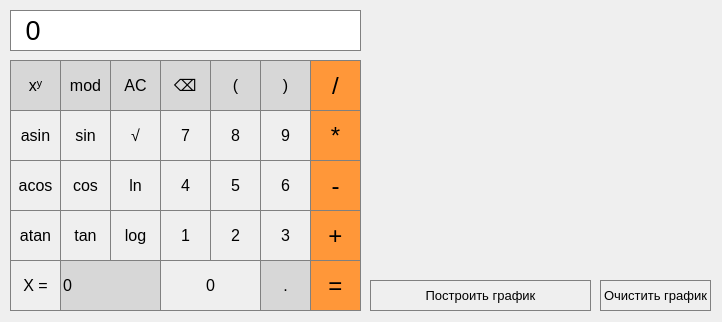
<?xml version="1.0" encoding="UTF-8"?>
<ui version="4.0">
 <class>MainWindow</class>
 <widget class="QMainWindow" name="MainWindow">
  <property name="geometry">
   <rect>
    <x>0</x>
    <y>0</y>
    <width>722</width>
    <height>322</height>
   </rect>
  </property>
  <property name="sizePolicy">
   <sizepolicy hsizetype="Fixed" vsizetype="Fixed">
    <horstretch>0</horstretch>
    <verstretch>0</verstretch>
   </sizepolicy>
  </property>
  <property name="windowTitle">
   <string>Калькулятор</string>
  </property>
  <widget class="QWidget" name="centralwidget">
   <widget class="QPushButton" name="pushButton_7">
    <property name="geometry">
     <rect>
      <x>160</x>
      <y>110</y>
      <width>51</width>
      <height>51</height>
     </rect>
    </property>
    <property name="font">
     <font>
      <pointsize>12</pointsize>
     </font>
    </property>
    <property name="styleSheet">
     <string notr="true">QPushButton {
	border: 1px solid gray;
	color: black;
}
QPushButton:pressed {
	background-color: qlineargradient(x1: 0, y1: 0, x2: 0, y2: 1,
										stop: 0 #dadbde, stop: 1 #f6f7fa);
}</string>
    </property>
    <property name="text">
     <string>7</string>
    </property>
   </widget>
   <widget class="QLabel" name="result">
    <property name="geometry">
     <rect>
      <x>10</x>
      <y>10</y>
      <width>351</width>
      <height>41</height>
     </rect>
    </property>
    <property name="font">
     <font>
      <pointsize>20</pointsize>
     </font>
    </property>
    <property name="autoFillBackground">
     <bool>false</bool>
    </property>
    <property name="styleSheet">
     <string notr="true">QLabel {
	qproperty-alignment: 'AlignVCenter | AlignRight';
	border: 1px solid gray;
	background-color : white;
	color: black;
}

</string>
    </property>
    <property name="text">
     <string> 0</string>
    </property>
   </widget>
   <widget class="QPushButton" name="pushButton_8">
    <property name="geometry">
     <rect>
      <x>210</x>
      <y>110</y>
      <width>51</width>
      <height>51</height>
     </rect>
    </property>
    <property name="font">
     <font>
      <pointsize>12</pointsize>
     </font>
    </property>
    <property name="styleSheet">
     <string notr="true">QPushButton {
	border: 1px solid gray;
	color: black;
}
QPushButton:pressed {
	background-color: qlineargradient(x1: 0, y1: 0, x2: 0, y2: 1,
										stop: 0 #dadbde, stop: 1 #f6f7fa);
}</string>
    </property>
    <property name="text">
     <string>8</string>
    </property>
   </widget>
   <widget class="QPushButton" name="pushButton_9">
    <property name="geometry">
     <rect>
      <x>260</x>
      <y>110</y>
      <width>51</width>
      <height>51</height>
     </rect>
    </property>
    <property name="font">
     <font>
      <pointsize>12</pointsize>
     </font>
    </property>
    <property name="styleSheet">
     <string notr="true">QPushButton {
	border: 1px solid gray;
	color: black;
}
QPushButton:pressed {
	background-color: qlineargradient(x1: 0, y1: 0, x2: 0, y2: 1,
										stop: 0 #dadbde, stop: 1 #f6f7fa);
}</string>
    </property>
    <property name="text">
     <string>9</string>
    </property>
   </widget>
   <widget class="QPushButton" name="pushButton_5">
    <property name="geometry">
     <rect>
      <x>210</x>
      <y>160</y>
      <width>51</width>
      <height>51</height>
     </rect>
    </property>
    <property name="font">
     <font>
      <pointsize>12</pointsize>
     </font>
    </property>
    <property name="styleSheet">
     <string notr="true">QPushButton {
	border: 1px solid gray;
	color: black;
}
QPushButton:pressed {
	background-color: qlineargradient(x1: 0, y1: 0, x2: 0, y2: 1,
										stop: 0 #dadbde, stop: 1 #f6f7fa);
}</string>
    </property>
    <property name="text">
     <string>5</string>
    </property>
   </widget>
   <widget class="QPushButton" name="pushButton_4">
    <property name="geometry">
     <rect>
      <x>160</x>
      <y>160</y>
      <width>51</width>
      <height>51</height>
     </rect>
    </property>
    <property name="font">
     <font>
      <pointsize>12</pointsize>
     </font>
    </property>
    <property name="styleSheet">
     <string notr="true">QPushButton {
	border: 1px solid gray;
color: black;
}
QPushButton:pressed {
	background-color: qlineargradient(x1: 0, y1: 0, x2: 0, y2: 1,
										stop: 0 #dadbde, stop: 1 #f6f7fa);
}</string>
    </property>
    <property name="text">
     <string>4</string>
    </property>
   </widget>
   <widget class="QPushButton" name="pushButton_6">
    <property name="geometry">
     <rect>
      <x>260</x>
      <y>160</y>
      <width>51</width>
      <height>51</height>
     </rect>
    </property>
    <property name="font">
     <font>
      <pointsize>12</pointsize>
     </font>
    </property>
    <property name="styleSheet">
     <string notr="true">QPushButton {
	border: 1px solid gray;
	color: black;
}
QPushButton:pressed {
	background-color: qlineargradient(x1: 0, y1: 0, x2: 0, y2: 1,
										stop: 0 #dadbde, stop: 1 #f6f7fa);
}</string>
    </property>
    <property name="text">
     <string>6</string>
    </property>
   </widget>
   <widget class="QPushButton" name="pushButton_1">
    <property name="geometry">
     <rect>
      <x>160</x>
      <y>210</y>
      <width>51</width>
      <height>51</height>
     </rect>
    </property>
    <property name="font">
     <font>
      <pointsize>12</pointsize>
     </font>
    </property>
    <property name="styleSheet">
     <string notr="true">QPushButton {
	border: 1px solid gray;
	color: black;
}
QPushButton:pressed {
	background-color: qlineargradient(x1: 0, y1: 0, x2: 0, y2: 1,
										stop: 0 #dadbde, stop: 1 #f6f7fa);
}</string>
    </property>
    <property name="text">
     <string>1</string>
    </property>
   </widget>
   <widget class="QPushButton" name="pushButton_2">
    <property name="geometry">
     <rect>
      <x>210</x>
      <y>210</y>
      <width>51</width>
      <height>51</height>
     </rect>
    </property>
    <property name="font">
     <font>
      <pointsize>12</pointsize>
     </font>
    </property>
    <property name="styleSheet">
     <string notr="true">QPushButton {
	border: 1px solid gray;
	color: black;
}
QPushButton:pressed {
	background-color: qlineargradient(x1: 0, y1: 0, x2: 0, y2: 1,
										stop: 0 #dadbde, stop: 1 #f6f7fa);
}</string>
    </property>
    <property name="text">
     <string>2</string>
    </property>
   </widget>
   <widget class="QPushButton" name="pushButton_3">
    <property name="geometry">
     <rect>
      <x>260</x>
      <y>210</y>
      <width>51</width>
      <height>51</height>
     </rect>
    </property>
    <property name="font">
     <font>
      <pointsize>12</pointsize>
     </font>
    </property>
    <property name="styleSheet">
     <string notr="true">QPushButton {
	border: 1px solid gray;
	color: black;
}
QPushButton:pressed {
	background-color: qlineargradient(x1: 0, y1: 0, x2: 0, y2: 1,
										stop: 0 #dadbde, stop: 1 #f6f7fa);
}</string>
    </property>
    <property name="text">
     <string>3</string>
    </property>
   </widget>
   <widget class="QPushButton" name="pushButton_0">
    <property name="geometry">
     <rect>
      <x>160</x>
      <y>260</y>
      <width>101</width>
      <height>51</height>
     </rect>
    </property>
    <property name="font">
     <font>
      <pointsize>12</pointsize>
     </font>
    </property>
    <property name="styleSheet">
     <string notr="true">QPushButton {
	border: 1px solid gray;
	color: black;
}
QPushButton:pressed {
	background-color: qlineargradient(x1: 0, y1: 0, x2: 0, y2: 1,
										stop: 0 #dadbde, stop: 1 #f6f7fa);
}</string>
    </property>
    <property name="text">
     <string>0</string>
    </property>
   </widget>
   <widget class="QPushButton" name="pushButton_dot">
    <property name="geometry">
     <rect>
      <x>260</x>
      <y>260</y>
      <width>51</width>
      <height>51</height>
     </rect>
    </property>
    <property name="font">
     <font>
      <pointsize>12</pointsize>
     </font>
    </property>
    <property name="styleSheet">
     <string notr="true">QPushButton {
	background-color: rgb(215, 215, 215);
	border: 1px solid gray;
	color: black;
}
QPushButton:pressed {
	background-color: qlineargradient(x1: 0, y1: 0, x2: 0, y2: 1,
										stop: 0 #BEBEBE, stop 1 #D7D7D7);
}</string>
    </property>
    <property name="text">
     <string>.</string>
    </property>
   </widget>
   <widget class="QPushButton" name="pushButton_minus">
    <property name="geometry">
     <rect>
      <x>310</x>
      <y>160</y>
      <width>51</width>
      <height>51</height>
     </rect>
    </property>
    <property name="font">
     <font>
      <pointsize>18</pointsize>
     </font>
    </property>
    <property name="styleSheet">
     <string notr="true">QPushButton {
	background-color: rgb(255, 151, 57);
	color: black;
	border: 1px solid gray;
}
QPushButton:pressed {
	background-color: qlineargradient(x1: 0, y1: 0, x2: 0, y2: 1,
										stop: 0 #FF7832, stop 1 #FF9739);
}</string>
    </property>
    <property name="text">
     <string>-</string>
    </property>
   </widget>
   <widget class="QPushButton" name="pushButton_mult">
    <property name="geometry">
     <rect>
      <x>310</x>
      <y>110</y>
      <width>51</width>
      <height>51</height>
     </rect>
    </property>
    <property name="font">
     <font>
      <pointsize>18</pointsize>
     </font>
    </property>
    <property name="styleSheet">
     <string notr="true">QPushButton {
	background-color: rgb(255, 151, 57);
	color: black;
	border: 1px solid gray;
}
QPushButton:pressed {
	background-color: qlineargradient(x1: 0, y1: 0, x2: 0, y2: 1,
										stop: 0 #FF7832, stop 1 #FF9739);
}</string>
    </property>
    <property name="text">
     <string>*</string>
    </property>
   </widget>
   <widget class="QPushButton" name="pushButton_plus">
    <property name="geometry">
     <rect>
      <x>310</x>
      <y>210</y>
      <width>51</width>
      <height>51</height>
     </rect>
    </property>
    <property name="font">
     <font>
      <pointsize>18</pointsize>
     </font>
    </property>
    <property name="styleSheet">
     <string notr="true">QPushButton {
	background-color: rgb(255, 151, 57);
	color: black;
	border: 1px solid gray;
}
QPushButton:pressed {
	background-color: qlineargradient(x1: 0, y1: 0, x2: 0, y2: 1,
										stop: 0 #FF7832, stop 1 #FF9739);
}</string>
    </property>
    <property name="text">
     <string>+</string>
    </property>
   </widget>
   <widget class="QPushButton" name="pushButton_div">
    <property name="geometry">
     <rect>
      <x>310</x>
      <y>60</y>
      <width>51</width>
      <height>51</height>
     </rect>
    </property>
    <property name="font">
     <font>
      <pointsize>18</pointsize>
     </font>
    </property>
    <property name="styleSheet">
     <string notr="true">QPushButton {
	background-color: rgb(255, 151, 57);
	color: black;
	border: 1px solid gray;
}
QPushButton:pressed {
	background-color: qlineargradient(x1: 0, y1: 0, x2: 0, y2: 1,
										stop: 0 #FF7832, stop 1 #FF9739);
}</string>
    </property>
    <property name="text">
     <string>/</string>
    </property>
   </widget>
   <widget class="QPushButton" name="pushButton_eq">
    <property name="geometry">
     <rect>
      <x>310</x>
      <y>260</y>
      <width>51</width>
      <height>51</height>
     </rect>
    </property>
    <property name="font">
     <font>
      <pointsize>18</pointsize>
     </font>
    </property>
    <property name="styleSheet">
     <string notr="true">QPushButton {
	background-color: rgb(255, 151, 57);
	color: black;
	border: 1px solid gray;
}
QPushButton:pressed {
	background-color: qlineargradient(x1: 0, y1: 0, x2: 0, y2: 1,
										stop: 0 #FF7832, stop 1 #FF9739);
}</string>
    </property>
    <property name="text">
     <string>=</string>
    </property>
   </widget>
   <widget class="QPushButton" name="pushButton_closed_skoba">
    <property name="geometry">
     <rect>
      <x>260</x>
      <y>60</y>
      <width>51</width>
      <height>51</height>
     </rect>
    </property>
    <property name="font">
     <font>
      <pointsize>12</pointsize>
     </font>
    </property>
    <property name="styleSheet">
     <string notr="true">QPushButton {
	background-color: rgb(215, 215, 215);
	border: 1px solid gray;
	color: black;
}
QPushButton:pressed {
	background-color: qlineargradient(x1: 0, y1: 0, x2: 0, y2: 1,
										stop: 0 #BEBEBE, stop 1 #D7D7D7);
}</string>
    </property>
    <property name="text">
     <string>)</string>
    </property>
   </widget>
   <widget class="QPushButton" name="pushButton_open_skoba">
    <property name="geometry">
     <rect>
      <x>210</x>
      <y>60</y>
      <width>51</width>
      <height>51</height>
     </rect>
    </property>
    <property name="font">
     <font>
      <pointsize>12</pointsize>
     </font>
    </property>
    <property name="styleSheet">
     <string notr="true">QPushButton {
	background-color: rgb(215, 215, 215);
	border: 1px solid gray;
	color: black;
}
QPushButton:pressed {
	background-color: qlineargradient(x1: 0, y1: 0, x2: 0, y2: 1,
										stop: 0 #BEBEBE, stop 1 #D7D7D7);
}</string>
    </property>
    <property name="text">
     <string>(</string>
    </property>
   </widget>
   <widget class="QPushButton" name="pushButton_clear_all">
    <property name="geometry">
     <rect>
      <x>110</x>
      <y>60</y>
      <width>51</width>
      <height>51</height>
     </rect>
    </property>
    <property name="font">
     <font>
      <pointsize>12</pointsize>
     </font>
    </property>
    <property name="styleSheet">
     <string notr="true">QPushButton {
	background-color: rgb(215, 215, 215);
	border: 1px solid gray;
	color: black;
}
QPushButton:pressed {
	background-color: qlineargradient(x1: 0, y1: 0, x2: 0, y2: 1,
										stop: 0 #BEBEBE, stop 1 #D7D7D7);
}</string>
    </property>
    <property name="text">
     <string>AC</string>
    </property>
   </widget>
   <widget class="QPushButton" name="pushButton_ln">
    <property name="geometry">
     <rect>
      <x>110</x>
      <y>160</y>
      <width>51</width>
      <height>51</height>
     </rect>
    </property>
    <property name="font">
     <font>
      <pointsize>12</pointsize>
     </font>
    </property>
    <property name="styleSheet">
     <string notr="true">QPushButton {
	border: 1px solid gray;
	color: black;
}
QPushButton:pressed {
	background-color: qlineargradient(x1: 0, y1: 0, x2: 0, y2: 1,
										stop: 0 #dadbde, stop: 1 #f6f7fa);
}</string>
    </property>
    <property name="text">
     <string>ln</string>
    </property>
   </widget>
   <widget class="QPushButton" name="pushButton_cos">
    <property name="geometry">
     <rect>
      <x>60</x>
      <y>160</y>
      <width>51</width>
      <height>51</height>
     </rect>
    </property>
    <property name="font">
     <font>
      <pointsize>12</pointsize>
     </font>
    </property>
    <property name="styleSheet">
     <string notr="true">QPushButton {
	border: 1px solid gray;
	color: black;
}
QPushButton:pressed {
	background-color: qlineargradient(x1: 0, y1: 0, x2: 0, y2: 1,
										stop: 0 #dadbde, stop: 1 #f6f7fa);
}</string>
    </property>
    <property name="text">
     <string>cos</string>
    </property>
   </widget>
   <widget class="QPushButton" name="pushButton_clean">
    <property name="geometry">
     <rect>
      <x>160</x>
      <y>60</y>
      <width>51</width>
      <height>51</height>
     </rect>
    </property>
    <property name="font">
     <font>
      <pointsize>12</pointsize>
     </font>
    </property>
    <property name="styleSheet">
     <string notr="true">QPushButton {
	background-color: rgb(215, 215, 215);
	border: 1px solid gray;
	color: black;
}
QPushButton:pressed {
	background-color: qlineargradient(x1: 0, y1: 0, x2: 0, y2: 1,
										stop: 0 #BEBEBE, stop 1 #D7D7D7);
}</string>
    </property>
    <property name="text">
     <string>⌫</string>
    </property>
   </widget>
   <widget class="QPushButton" name="pushButton_tan">
    <property name="geometry">
     <rect>
      <x>60</x>
      <y>210</y>
      <width>51</width>
      <height>51</height>
     </rect>
    </property>
    <property name="font">
     <font>
      <pointsize>12</pointsize>
     </font>
    </property>
    <property name="styleSheet">
     <string notr="true">QPushButton {
	border: 1px solid gray;
	color: black;
}
QPushButton:pressed {
	background-color: qlineargradient(x1: 0, y1: 0, x2: 0, y2: 1,
										stop: 0 #dadbde, stop: 1 #f6f7fa);
}</string>
    </property>
    <property name="text">
     <string>tan</string>
    </property>
   </widget>
   <widget class="QPushButton" name="pushButton_acos">
    <property name="geometry">
     <rect>
      <x>10</x>
      <y>160</y>
      <width>51</width>
      <height>51</height>
     </rect>
    </property>
    <property name="font">
     <font>
      <pointsize>12</pointsize>
     </font>
    </property>
    <property name="styleSheet">
     <string notr="true">QPushButton {
	border: 1px solid gray;
	color: black;
}
QPushButton:pressed {
	background-color: qlineargradient(x1: 0, y1: 0, x2: 0, y2: 1,
										stop: 0 #dadbde, stop: 1 #f6f7fa);
}</string>
    </property>
    <property name="text">
     <string>acos</string>
    </property>
   </widget>
   <widget class="QPushButton" name="pushButton_sqrt">
    <property name="geometry">
     <rect>
      <x>110</x>
      <y>110</y>
      <width>51</width>
      <height>51</height>
     </rect>
    </property>
    <property name="font">
     <font>
      <pointsize>12</pointsize>
     </font>
    </property>
    <property name="styleSheet">
     <string notr="true">QPushButton {
	border: 1px solid gray;
	color: black;
}
QPushButton:pressed {
	background-color: qlineargradient(x1: 0, y1: 0, x2: 0, y2: 1,
										stop: 0 #dadbde, stop: 1 #f6f7fa);
}</string>
    </property>
    <property name="text">
     <string>√</string>
    </property>
   </widget>
   <widget class="QPushButton" name="pushButton_log">
    <property name="geometry">
     <rect>
      <x>110</x>
      <y>210</y>
      <width>51</width>
      <height>51</height>
     </rect>
    </property>
    <property name="font">
     <font>
      <pointsize>12</pointsize>
     </font>
    </property>
    <property name="styleSheet">
     <string notr="true">QPushButton {
	border: 1px solid gray;
	color: black;
}
QPushButton:pressed {
	background-color: qlineargradient(x1: 0, y1: 0, x2: 0, y2: 1,
										stop: 0 #dadbde, stop: 1 #f6f7fa);
}</string>
    </property>
    <property name="text">
     <string>log</string>
    </property>
   </widget>
   <widget class="QPushButton" name="pushButton_asin">
    <property name="geometry">
     <rect>
      <x>10</x>
      <y>110</y>
      <width>51</width>
      <height>51</height>
     </rect>
    </property>
    <property name="font">
     <font>
      <pointsize>12</pointsize>
     </font>
    </property>
    <property name="styleSheet">
     <string notr="true">QPushButton {
	border: 1px solid gray;
	color: black;
}
QPushButton:pressed {
	background-color: qlineargradient(x1: 0, y1: 0, x2: 0, y2: 1,
										stop: 0 #dadbde, stop: 1 #f6f7fa);
}</string>
    </property>
    <property name="text">
     <string>asin</string>
    </property>
   </widget>
   <widget class="QPushButton" name="pushButton_sin">
    <property name="geometry">
     <rect>
      <x>60</x>
      <y>110</y>
      <width>51</width>
      <height>51</height>
     </rect>
    </property>
    <property name="font">
     <font>
      <pointsize>12</pointsize>
     </font>
    </property>
    <property name="styleSheet">
     <string notr="true">QPushButton {
	border: 1px solid gray;
	color: black;
}
QPushButton:pressed {
	background-color: qlineargradient(x1: 0, y1: 0, x2: 0, y2: 1,
										stop: 0 #dadbde, stop: 1 #f6f7fa);
}</string>
    </property>
    <property name="text">
     <string>sin</string>
    </property>
   </widget>
   <widget class="QPushButton" name="pushButton_pow">
    <property name="geometry">
     <rect>
      <x>10</x>
      <y>60</y>
      <width>51</width>
      <height>51</height>
     </rect>
    </property>
    <property name="font">
     <font>
      <pointsize>12</pointsize>
     </font>
    </property>
    <property name="styleSheet">
     <string notr="true">QPushButton {
	background-color: rgb(215, 215, 215);
	border: 1px solid gray;
	color: black;
}
QPushButton:pressed {
	background-color: qlineargradient(x1: 0, y1: 0, x2: 0, y2: 1,
										stop: 0 #BEBEBE, stop 1 #D7D7D7);
}</string>
    </property>
    <property name="text">
     <string>xʸ</string>
    </property>
   </widget>
   <widget class="QPushButton" name="pushButton_atan">
    <property name="geometry">
     <rect>
      <x>10</x>
      <y>210</y>
      <width>51</width>
      <height>51</height>
     </rect>
    </property>
    <property name="font">
     <font>
      <pointsize>12</pointsize>
     </font>
    </property>
    <property name="styleSheet">
     <string notr="true">QPushButton {
	border: 1px solid gray;
	color: black;
}
QPushButton:pressed {
	background-color: qlineargradient(x1: 0, y1: 0, x2: 0, y2: 1,
										stop: 0 #dadbde, stop: 1 #f6f7fa);
}</string>
    </property>
    <property name="text">
     <string>atan</string>
    </property>
   </widget>
   <widget class="QPushButton" name="pushButton_mod">
    <property name="geometry">
     <rect>
      <x>60</x>
      <y>60</y>
      <width>51</width>
      <height>51</height>
     </rect>
    </property>
    <property name="font">
     <font>
      <pointsize>12</pointsize>
     </font>
    </property>
    <property name="styleSheet">
     <string notr="true">QPushButton {
	background-color: rgb(215, 215, 215);
	border: 1px solid gray;
	color: black;
}
QPushButton:pressed {
	background-color: qlineargradient(x1: 0, y1: 0, x2: 0, y2: 1,
										stop: 0 #dadbde, stop: 1 #f6f7fa);
}</string>
    </property>
    <property name="text">
     <string>mod</string>
    </property>
   </widget>
   <widget class="QLineEdit" name="lineEdit_x">
    <property name="geometry">
     <rect>
      <x>60</x>
      <y>260</y>
      <width>101</width>
      <height>51</height>
     </rect>
    </property>
    <property name="font">
     <font>
      <pointsize>12</pointsize>
     </font>
    </property>
    <property name="styleSheet">
     <string notr="true">QLineEdit {
	qproperty-alignment: 'AlignVCenter | AlignCenter';
	border: 1px solid gray;
	background-color : rgb(215, 215, 215);
	color: black;
}</string>
    </property>
    <property name="text">
     <string>0</string>
    </property>
   </widget>
   <widget class="QPushButton" name="pushButton_x">
    <property name="geometry">
     <rect>
      <x>10</x>
      <y>260</y>
      <width>51</width>
      <height>51</height>
     </rect>
    </property>
    <property name="font">
     <font>
      <pointsize>12</pointsize>
     </font>
    </property>
    <property name="styleSheet">
     <string notr="true">QPushButton {
	border: 1px solid gray;
	color: black;
}
QPushButton:pressed {
	background-color: qlineargradient(x1: 0, y1: 0, x2: 0, y2: 1,
										stop: 0 #dadbde, stop: 1 #f6f7fa);
}</string>
    </property>
    <property name="text">
     <string>X =</string>
    </property>
   </widget>
   <widget class="QPushButton" name="pushButton_graph">
    <property name="geometry">
     <rect>
      <x>370</x>
      <y>280</y>
      <width>221</width>
      <height>31</height>
     </rect>
    </property>
    <property name="font">
     <font>
      <pointsize>10</pointsize>
     </font>
    </property>
    <property name="styleSheet">
     <string notr="true">QPushButton {
	border: 1px solid gray;
	color: black;
}
QPushButton:pressed {
	background-color: qlineargradient(x1: 0, y1: 0, x2: 0, y2: 1,
										stop: 0 #dadbde, stop: 1 #f6f7fa);
}</string>
    </property>
    <property name="text">
     <string>Построить график</string>
    </property>
   </widget>
   <widget class="QCustomPlot" name="graphic" native="true">
    <property name="geometry">
     <rect>
      <x>370</x>
      <y>10</y>
      <width>341</width>
      <height>261</height>
     </rect>
    </property>
   </widget>
   <widget class="QPushButton" name="pushButton_graph_clear">
    <property name="geometry">
     <rect>
      <x>600</x>
      <y>280</y>
      <width>111</width>
      <height>31</height>
     </rect>
    </property>
    <property name="font">
     <font>
      <pointsize>10</pointsize>
     </font>
    </property>
    <property name="styleSheet">
     <string notr="true">QPushButton {
	border: 1px solid gray;
	color: black;
}
QPushButton:pressed {
	background-color: qlineargradient(x1: 0, y1: 0, x2: 0, y2: 1,
										stop: 0 #dadbde, stop: 1 #f6f7fa);
}</string>
    </property>
    <property name="text">
     <string>Очистить график</string>
    </property>
   </widget>
  </widget>
 </widget>
 <customwidgets>
  <customwidget>
   <class>QCustomPlot</class>
   <extends>QWidget</extends>
   <header>qcustomplot.h</header>
   <container>1</container>
  </customwidget>
 </customwidgets>
 <resources/>
 <connections/>
</ui>
